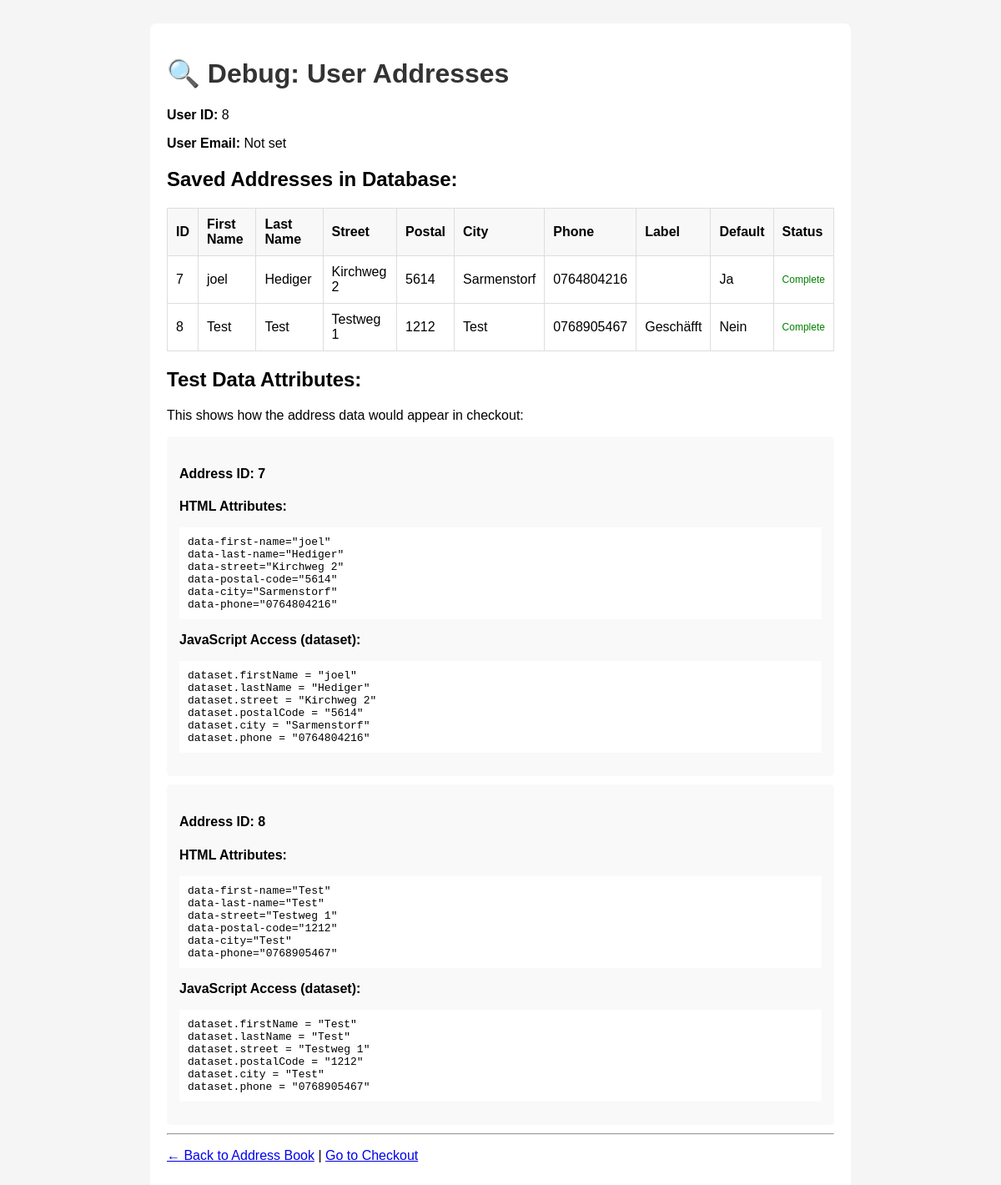
Screenshot of /debug-addresses.php (signed in) with the database file from the repository.
### tables this page shows
CREATE TABLE `user_addresses` (
  `id` int(11) NOT NULL,
  `user_id` int(11) NOT NULL,
  `label` varchar(100) DEFAULT 'Hauptadresse',
  `first_name` varchar(100) NOT NULL,
  `last_name` varchar(100) NOT NULL,
  `street` varchar(255) NOT NULL,
  `city` varchar(100) NOT NULL,
  `postal_code` varchar(10) NOT NULL,
  `country` varchar(100) DEFAULT 'Schweiz',
  `phone` varchar(20) DEFAULT NULL,
  `is_default` tinyint(1) DEFAULT 0,
  `created_at` timestamp NULL DEFAULT current_timestamp(),
  `updated_at` timestamp NULL DEFAULT current_timestamp() ON UPDATE current_timestamp()
);

### debug-addresses.php (the view, shortened to what this page needs)
<?php
require_once 'config/database.php';
$user_id = $_SESSION['user_id'];
$result = $db->query("SELECT * FROM user_addresses WHERE user_id = $user_id");
?>
<!DOCTYPE html>
<html lang="de">
<head>
</head>
<body>
    <div class="container">
        <h1>🔍 Debug: User Addresses</h1>
        <p><strong>User ID:</strong> <?php echo $user_id; ?></p>
        <p><strong>User Email:</strong> <?php echo $_SESSION['email'] ?? 'Not set'; ?></p>
        <h2>Saved Addresses in Database:</h2>
        <?php if ($result && $result->num_rows > 0): ?>
            <table>
                <thead>
                    <tr>
                        <th>ID</th>
                        <th>First Name</th>
                        <th>Last Name</th>
                        <th>Street</th>
                        <th>Postal</th>
                        <th>City</th>
                        <th>Phone</th>
                        <th>Label</th>
                        <th>Default</th>
                        <th>Status</th>
                    </tr>
                </thead>
                <tbody>
                    <?php while ($addr = $result->fetch_assoc()): ?>
                    <tr>
                        <td><?php echo $addr['id']; ?></td>
                        <td><?php echo $addr['first_name'] ?? '<span class="missing">NULL</span>'; ?></td>
                        <td><?php echo $addr['last_name'] ?? '<span class="missing">NULL</span>'; ?></td>
                        <td><?php echo $addr['street'] ?? '<span class="missing">NULL</span>'; ?></td>
                        <td><?php echo $addr['postal_code'] ?? '<span class="missing">NULL</span>'; ?></td>
                        <td><?php echo $addr['city'] ?? '<span class="missing">NULL</span>'; ?></td>
                        <td><?php echo $addr['phone'] ?? '<span class="missing">NULL</span>'; ?></td>
                        <td><?php echo $addr['label'] ?? '<span class="missing">NULL</span>'; ?></td>
                        <td><?php echo $addr['is_default'] ? 'Ja' : 'Nein'; ?></td>
                        <td class="field-check">
                            <?php
                            $missing = [];
                            if (empty($missing)) {
                                echo '<span class="present">Complete</span>';
                            } else {
                                echo '<span class="missing">Missing: ' . implode(', ', $missing) . '</span>';
                            }
                            ?>
                        </td>
                    </tr>
                    <?php endwhile; ?>
                </tbody>
            </table>
        <?php else: ?>
            <p style="color: orange;">No addresses found in database.</p>
        <?php endif; ?>
        <h2>Test Data Attributes:</h2>
        <p>This shows how the address data would appear in checkout:</p>
        <?php
        $result = $db->query("SELECT * FROM user_addresses WHERE user_id = $user_id");
        if ($result && $result->num_rows > 0):
            $addresses = $result->fetch_all(MYSQLI_ASSOC);
            foreach ($addresses as $addr):
        ?>
        <div style="background: #f9f9f9; padding: 15px; margin: 10px 0; border-radius: 5px;">
            <h4>Address ID: <?php echo $addr['id']; ?></h4>
            <p><strong>HTML Attributes:</strong></p>
            <pre style="background: #fff; padding: 10px; overflow-x: auto;">data-first-name="<?php echo htmlspecialchars($addr['first_name'] ?? ''); ?>"
data-last-name="<?php echo htmlspecialchars($addr['last_name'] ?? ''); ?>"
data-street="<?php echo htmlspecialchars($addr['street'] ?? ''); ?>"
data-postal-code="<?php echo htmlspecialchars($addr['postal_code'] ?? ''); ?>"
data-city="<?php echo htmlspecialchars($addr['city'] ?? ''); ?>"
data-phone="<?php echo htmlspecialchars($addr['phone'] ?? ''); ?>"</pre>
            <p><strong>JavaScript Access (dataset):</strong></p>
            <pre style="background: #fff; padding: 10px; overflow-x: auto;">dataset.firstName = "<?php echo htmlspecialchars($addr['first_name'] ?? ''); ?>"
dataset.lastName = "<?php echo htmlspecialchars($addr['last_name'] ?? ''); ?>"
dataset.street = "<?php echo htmlspecialchars($addr['street'] ?? ''); ?>"
dataset.postalCode = "<?php echo htmlspecialchars($addr['postal_code'] ?? ''); ?>"
dataset.city = "<?php echo htmlspecialchars($addr['city'] ?? ''); ?>"
dataset.phone = "<?php echo htmlspecialchars($addr['phone'] ?? ''); ?>"</pre>
        </div>
        <?php endforeach; endif; ?>
        <hr>
        <p><a href="?page=user-portal&tab=addresses">← Back to Address Book</a> | <a href="?page=checkout">Go to Checkout</a></p>
    </div>
</body>
</html>

### debug-addresses.php (style rules this page uses)
body { font-family: Arial, sans-serif; padding: 20px; background: #f5f5f5; }
.container { max-width: 800px; margin: 0 auto; background: white; padding: 20px; border-radius: 8px; }
table { width: 100%; border-collapse: collapse; margin: 20px 0; }
th, td { padding: 10px; border: 1px solid #ddd; text-align: left; }
th { background: #f8f8f8; font-weight: 600; }
.present { color: green; }
h1 { color: #333; }
.field-check { font-size: 12px; }

### rows the page displays
user_addresses: id "7", first_name "joel", last_name "Hediger", street "Kirchweg 2", postal_code "5614", city "Sarmenstorf", phone "0764804216", is_default "Ja"
user_addresses: id "8", first_name "Test", last_name "Test", street "Testweg 1", postal_code "1212", city "Test", phone "0768905467", label "Geschäfft", is_default "Nein"

### other values shown
$user_id "8"
$_SESSION['email'] "Not set"
